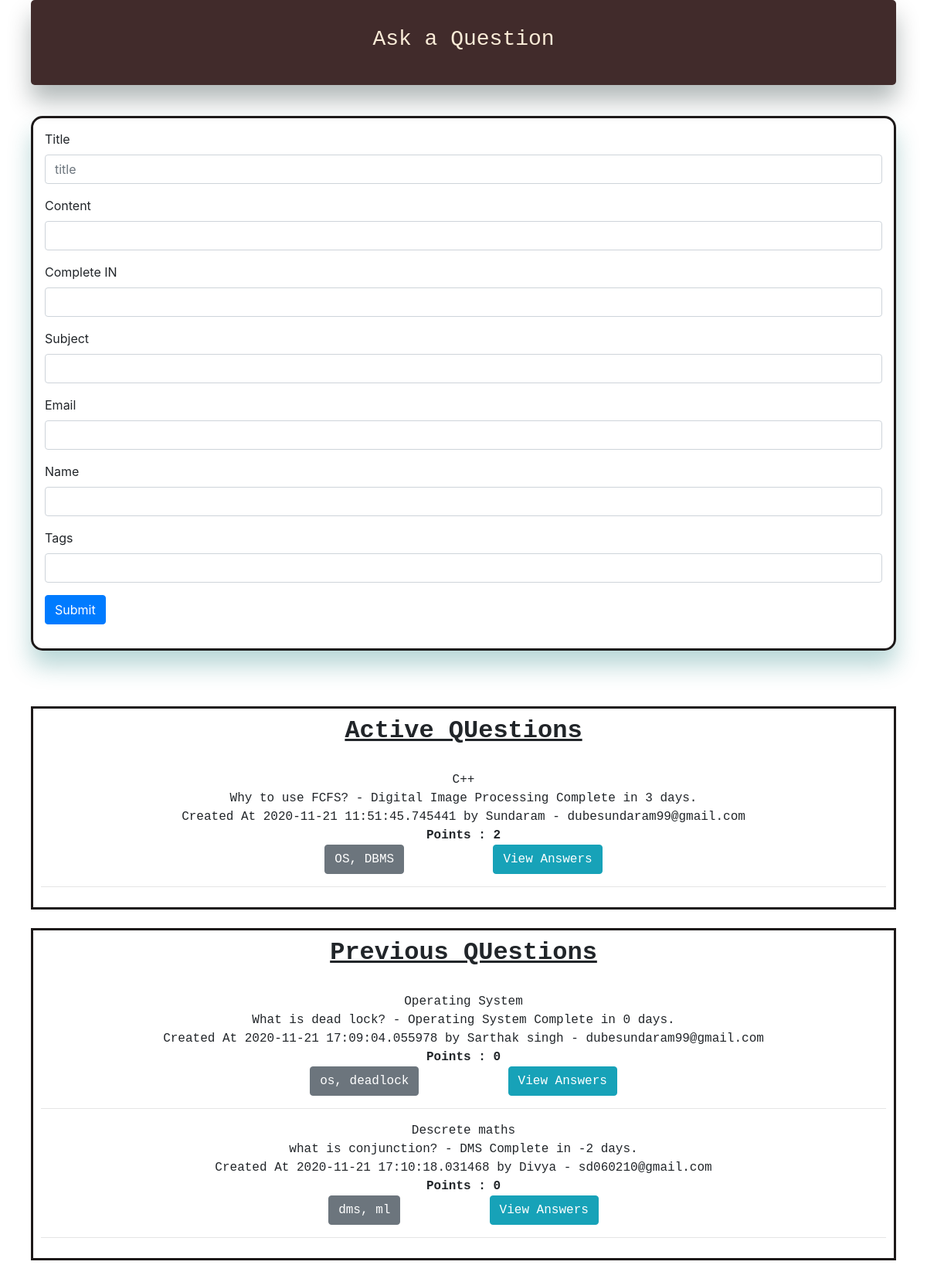
The app's page /all-questions, older data.
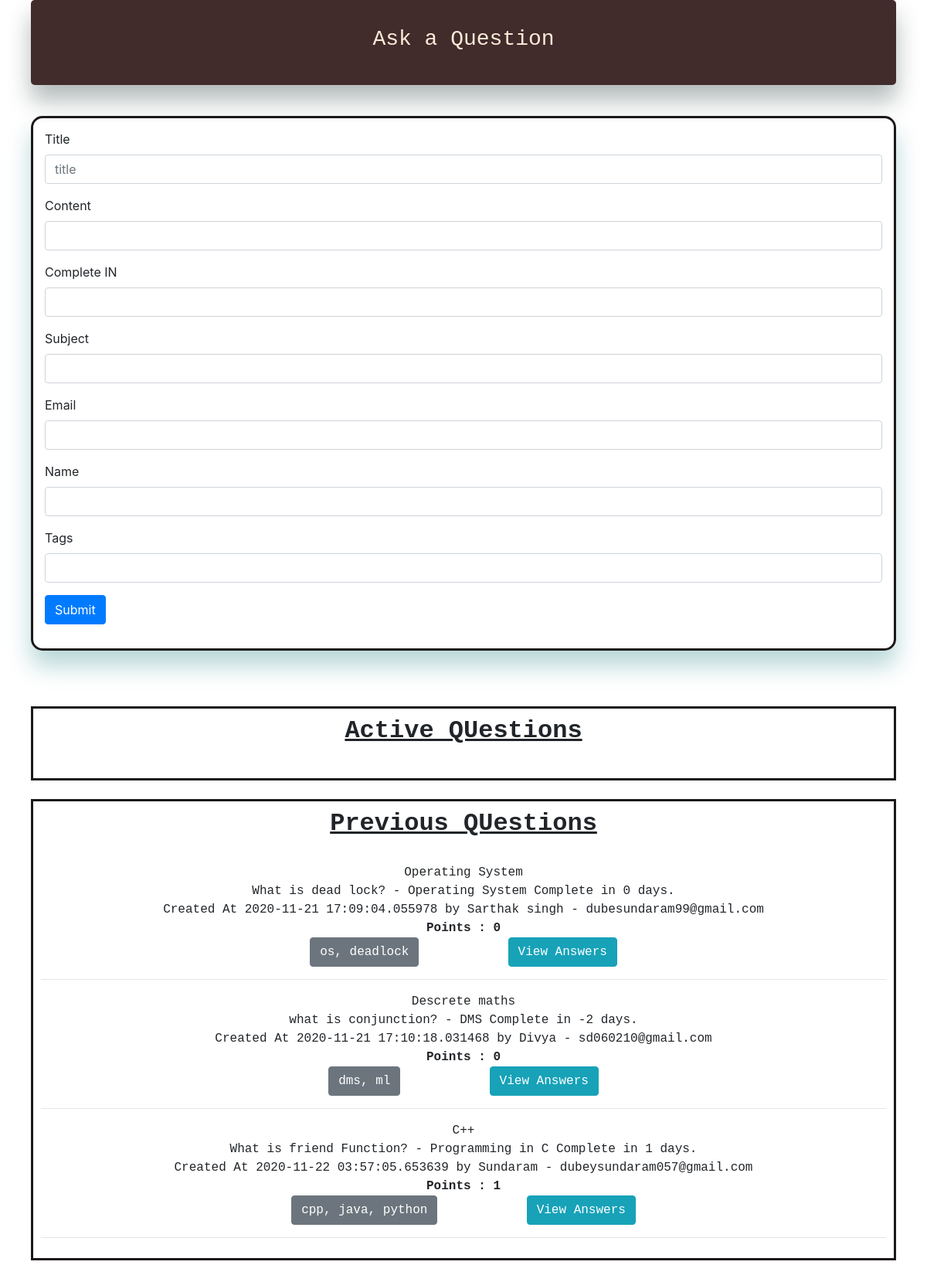
The same page, newer data.
### app.py (models this page shows, shortened)
class Todo(db.Model):
	id = db.Column(db.Integer, primary_key=True)
	title = db.Column(db.String(200), nullable=False)
	content = db.Column(db.String(2000), nullable=False)
	subject = db.Column(db.String(100))
	complete_in = db.Column(db.Integer, default=0)
	date_create = db.Column(db.DateTime, default=datetime.utcnow)
	email = db.Column(db.String(50))
	name = db.Column(db.String(100))
	tags = db.Column(db.String(100))
	points = db.Column(db.Integer(), default=0)

### app.py (the view)
@app.route('/all-questions', methods=['GET', 'POST'])
def allQuestions():
	if request.method == "POST":
		title = request.form["title"]
		task_content = request.form['content']
		complete_in = request.form["completetime"]
		subject = request.form["subject"]
		email= request.form["email"]
		name = request.form["std_name"]
		tags = request.form["tags"]
		new_task = Todo(title=title,content=task_content,subject=subject,complete_in=complete_in,email=email, name=name, tags=tags)
		try:
			db.session.add(new_task)
			db.session.commit()
			return redirect('/all-questions')
		except:
			return "there was an error in adding your task"
	else:
		tasks = Todo.query.order_by(Todo.date_create).all()
		new_tasks = []
		previous_tasks = []
		for i in tasks:
			if i.date_create + timedelta(days=i.complete_in) >  datetime.utcnow():
				new_tasks.append(i)
			else:
				previous_tasks.append(i)
		return render_template('allquestions.html', tasks=new_tasks, previous_tasks = previous_tasks)

### templates/allquestions.html (shortened to what this page needs)
{% include "base.html" %}
<Div style=" max-width: 70rem; margin: auto; margin-bottom: 5vh; background-color: rgb(65, 43, 43); color: antiquewhite; box-shadow: 0 20px 30px 0 rgba(1, 24, 24, 0.3);
    padding: 10px;
    border: inherit;
    border-radius: 5px;" class="heading">
  <h3 style="padding-top: 3vh; padding-bottom: 3vh; text-align: center; font-family: monospace;" > Ask a Question </h3>
</Div>
<div style="width: 100%;
    height: auto;
    max-width: 70rem;
    margin: auto; border: 3px solid rgb(29, 25, 25); border-radius: 15px;
box-shadow: 0 20px 30px 0 rgba(23, 121, 121, 0.3);">
<form style="padding: 15px 15px 15px 15px;" action="/all-questions" method="POST">
    <div class="form-group">
    <label for="exampleInputEmail1">Title</label>
    <input type="text" class="form-control" name="title" aria-describedby="emailHelp" placeholder="title" required="true">
  </div>
  <div class="form-group">
    <label for="exampleInputPassword1">Content</label>
    <input type="text" class="form-control" name="content" required="true">
  </div>
  <div class="form-group">
    <label for="exampleInputPassword1">Complete IN</label>
    <input type="number" class="form-control" name="completetime" required="true">
  </div>
  <div class="form-group">
    <label for="exampleInputPassword1">Subject</label>
    <input type="text" class="form-control" name="subject" required="true">
  </div>
  <div class="form-group">
    <label for="exampleInputPassword1">Email</label>
    <input type="text" class="form-control" name="email" required="true">
  </div>
  <div class="form-group">
    <label for="exampleInputPassword1">Name</label>
    <input type="text" class="form-control" name="std_name" required="true">
  </div>
  <div class="form-group">
    <label for="exampleInputPassword1">Tags</label>
    <input type="text" class="form-control" name="tags" required="true">
  </div>
  <button type="submit" class="btn btn-primary">Submit</button>
</form>
</div>
<div style="margin-top: 10vh;
    width: 100%;
    height: auto;
    max-width: 70rem;
    margin: auto; border: 3px solid rgb(29, 25, 25);
text-align: center; align-items: center;
font-family: monospace;">
<div style="padding: 10px 10px 10px 10px;">
<h2><b><u>Active QUestions</u></b></h2><br>
{% for i in tasks %}
    {{i.title}} <br>
    {{i.content}} - {{i.subject}}
    Complete in {{i.complete_in}} days.
    <br> Created At {{i.date_create}} by {{i.name}} - {{i.email}}<br>
    <b>Points : {{i.points}}</b>
    <br>
  <button type="button" class="btn btn-secondary">{{i.tags}}</button>
    &nbsp;&nbsp;&nbsp;&nbsp;&nbsp;&nbsp;&nbsp;&nbsp;&nbsp;&nbsp;&nbsp;<a class="btn btn-info" href="/detail/{{i.id}}">View Answers</a>
    <br><hr>
{% endfor %}
</div>
</div>
<div style="margin-top: 10vh;
    width: 100%;
    height: auto;
    max-width: 70rem;
    margin: auto; border: 3px solid rgb(29, 25, 25);
text-align: center; align-items: center;
font-family: monospace;">
<div style="padding: 10px 10px 10px 10px;">
<h2><b><u>Previous QUestions</u></b></h2><br>
{% for i in previous_tasks %}
    {{i.title}} <br>
    {{i.content}} - {{i.subject}}
    Complete in {{i.complete_in}} days.
    <br> Created At {{i.date_create}} by {{i.name}} - {{i.email}}<br>
    <b>Points : {{i.points}}</b>
    <br>
  <button type="button" class="btn btn-secondary">{{i.tags}}</button>
    &nbsp;&nbsp;&nbsp;&nbsp;&nbsp;&nbsp;&nbsp;&nbsp;&nbsp;&nbsp;&nbsp;<a class="btn btn-info" href="/detail/{{i.id}}">View Answers</a>
    <br><hr>
{% endfor %}
</div>
</div>

### templates/base.html (shortened to what this page needs)
<link rel="stylesheet" href="https://stackpath.bootstrapcdn.com/bootstrap/4.1.3/css/bootstrap.min.css">

Row changes from the older to the newer data that the page shows:
removed Todo: title "C++", content "Why to use FCFS?", subject "Digital Image Processing", complete_in "3", date_create "2020-11-21 11:51:45.745441", name "Sundaram", email "dubesundaram99@gmail.com", points "2", tags "OS, DBMS", shown under "Ask a Question"
added Todo: title "C++", content "What is friend Function?", subject "Programming in C", complete_in "1", date_create "2020-11-22 03:57:05.653639", name "Sundaram", email "dubeysundaram057@gmail.com", points "1", tags "cpp, java, python", shown under "Ask a Question"
